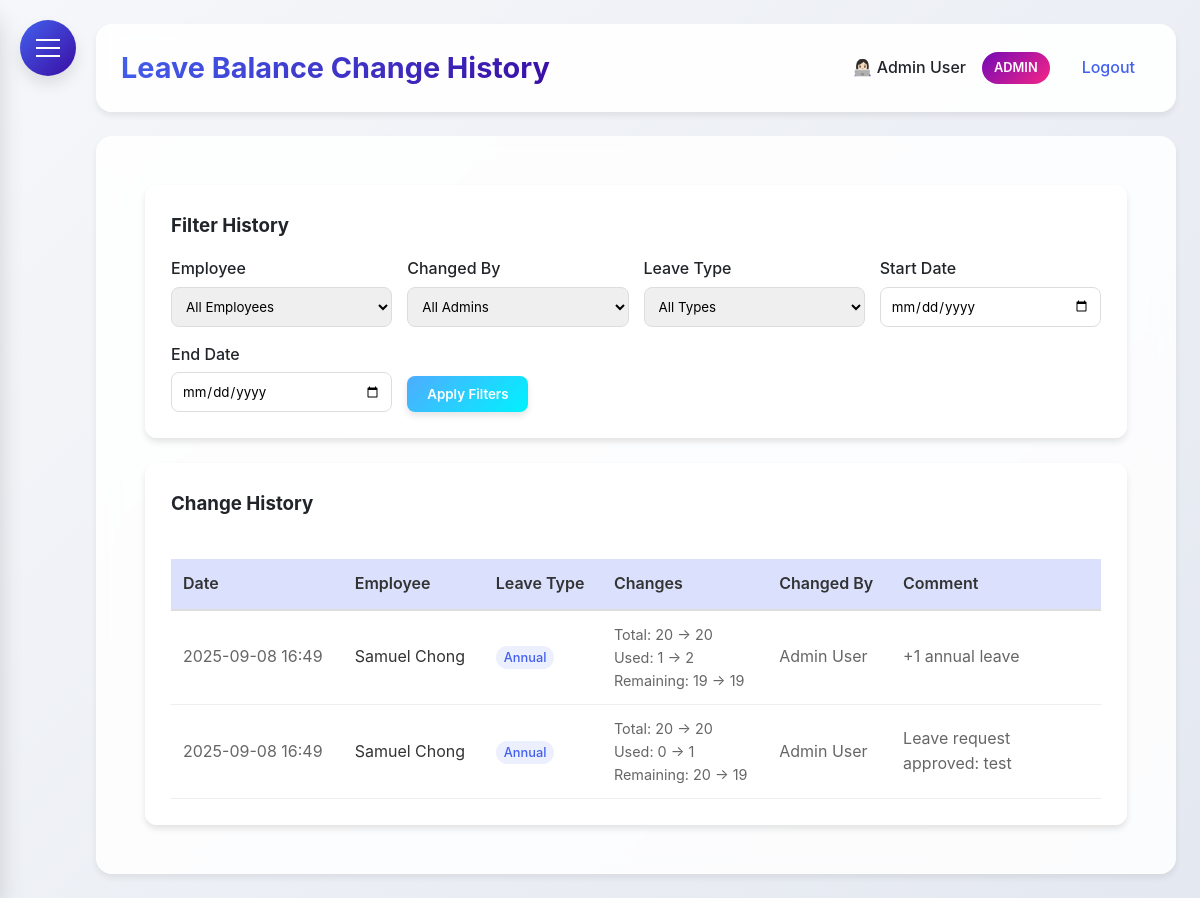
Screenshot of /leave_balance_history (signed in) with the database file from the repository.
### HerculesSystem.py (models this page shows, shortened)
class Employee(UserMixin, db.Model):
    id = db.Column(db.Integer, primary_key=True)
    username = db.Column(db.String(80), unique=True, nullable=False)
    password = db.Column(db.String(120), nullable=False)
    full_name = db.Column(db.String(120), nullable=False)
    email = db.Column(db.String(120), unique=True, nullable=False)
    nationality = db.Column(db.String(80), nullable=False)
    employee_id = db.Column(db.String(80), unique=True, nullable=False)
    hire_date = db.Column(db.Date)
    is_admin = db.Column(db.Boolean, default=False)
    user_type = db.Column(db.String(20), default='employee')
    last_clock_in = db.Column(db.DateTime)
    last_clock_out = db.Column(db.DateTime)
    last_lunch_start = db.Column(db.DateTime)
    last_lunch_end = db.Column(db.DateTime)
    leave_balances = db.relationship('LeaveBalance', back_populates='employee', lazy=True)

class LeaveBalanceHistory(db.Model):
    id = db.Column(db.Integer, primary_key=True)
    employee_id = db.Column(db.Integer, db.ForeignKey('employee.id'), nullable=False)
    admin_id = db.Column(db.Integer, db.ForeignKey('employee.id'), nullable=False)
    leave_type = db.Column(db.String(20), nullable=False)
    old_total = db.Column(db.Integer, default=0)
    new_total = db.Column(db.Integer, default=0)
    old_used = db.Column(db.Integer, default=0)
    new_used = db.Column(db.Integer, default=0)
    old_remaining = db.Column(db.Integer, default=0)
    new_remaining = db.Column(db.Integer, default=0)
    comment = db.Column(db.Text)
    created_at = db.Column(db.DateTime, default=datetime.utcnow)
    employee = db.relationship('Employee', foreign_keys=[employee_id], backref=db.backref('balance_changes', lazy=True))
    admin = db.relationship('Employee', foreign_keys=[admin_id])

### HerculesSystem.py (the view)
@app.route('/leave_balance_history')
@login_required
def leave_balance_history():
    if current_user.user_type not in ['admin', 'supervisor']:
        flash('You do not have permission to view leave balance history.', 'danger')
        return redirect(url_for('leaves'))
    employee_id = request.args.get('employee_id', '')
    admin_id = request.args.get('admin_id', '')
    leave_type = request.args.get('leave_type', '')
    start_date = request.args.get('start_date', '')
    end_date = request.args.get('end_date', '')
    query = LeaveBalanceHistory.query
    if employee_id:
        query = query.filter(LeaveBalanceHistory.employee_id == employee_id)
    if admin_id:
        query = query.filter(LeaveBalanceHistory.admin_id == admin_id)
    if leave_type:
        query = query.filter(LeaveBalanceHistory.leave_type == leave_type)
    if start_date:
        try:
            start_date_obj = datetime.strptime(start_date, '%d-%m-%y')
            query = query.filter(LeaveBalanceHistory.created_at >= start_date_obj)
        except ValueError:
            pass
    if end_date:
        try:
            end_date_obj = datetime.strptime(end_date, '%d-%m-%y')
            query = query.filter(LeaveBalanceHistory.created_at <= end_date_obj)
        except ValueError:
            pass
    history_records = query.order_by(LeaveBalanceHistory.created_at.desc()).all()
    employees = Employee.query.all()
    admins = Employee.query.filter(Employee.user_type.in_(['admin', 'supervisor'])).all()
    return render_template('leave_balance_history.html',
                         history_records=history_records,
                         employees=employees,
                         admins=admins)

### HerculesSystem.py (called while the page is built)
@app.after_request
def add_security_headers(response):
    response.headers['Permissions-Policy'] = 'geolocation=()'
    return response

@login_manager.user_loader
def load_user(user_id):
    return db.session.get(Employee, int(user_id))

@app.context_processor
def inject_now():
    return {'now': datetime.utcnow()}

@app.before_request
def before_request():
    if request.url.startswith('https://'):
        new_url = request.url.replace('https://', 'http://', 1)
        return redirect(new_url, code=301)

### templates/leave_balance_history.html (shortened to what this page needs)
{% extends "base.html" %}
{% block content %}
<div class="dashboard-container">
    <div class="glass" style="padding: 25px; border-radius: 12px; margin-bottom: 25px;">
        <h3 style="margin-bottom: 15px;">Filter History</h3>
        <form method="GET" action="{{ url_for('leave_balance_history') }}">
            <div style="display: grid; grid-template-columns: repeat(auto-fit, minmax(200px, 1fr)); gap: 15px; align-items: end;">
                <div>
                    <label style="display: block; margin-bottom: 5px; font-weight: 500;">Employee</label>
                    <select name="employee_id" style="width: 100%; padding: 10px; border-radius: 8px; border: 1px solid #ddd;">
                        <option value="">All Employees</option>
                    </select>
                </div>
                <div>
                    <label style="display: block; margin-bottom: 5px; font-weight: 500;">Changed By</label>
                    <select name="admin_id" style="width: 100%; padding: 10px; border-radius: 8px; border: 1px solid #ddd;">
                        <option value="">All Admins</option>
                    </select>
                </div>
                <div>
                    <label style="display: block; margin-bottom: 5px; font-weight: 500;">Leave Type</label>
                    <select name="leave_type" style="width: 100%; padding: 10px; border-radius: 8px; border: 1px solid #ddd;">
                        <option value="">All Types</option>
                    </select>
                </div>
                <div>
                    <label style="display: block; margin-bottom: 5px; font-weight: 500;">Start Date</label>
                    <input type="date" name="start_date" value="{{ request.args.get('start_date', '') }}" style="width: 100%; padding: 10px; border-radius: 8px; border: 1px solid #ddd;">
                </div>
                <div>
                    <label style="display: block; margin-bottom: 5px; font-weight: 500;">End Date</label>
                    <input type="date" name="end_date" value="{{ request.args.get('end_date', '') }}" style="width: 100%; padding: 10px; border-radius: 8px; border: 1px solid #ddd;">
                </div>
                <div style="display: flex; gap: 10px;">
                    <button type="submit" class="btn" style="background: linear-gradient(135deg, #4facfe 0%, #00f2fe 100%);">
                        Apply Filters
                    </button>
                </div>
            </div>
        </form>
    </div>
    <div class="glass" style="padding: 25px; border-radius: 12px;">
        <h3 style="margin-bottom: 20px;">Change History</h3>
        {% if history_records %}
        <div style="overflow-x: auto;">
            <table style="width: 100%; border-collapse: collapse;">
                <thead>
                    <tr style="background: rgba(67, 97, 238, 0.1);">
                        <th style="padding: 12px; text-align: left; border-bottom: 2px solid #ddd; font-weight: 600;">Date</th>
                        <th style="padding: 12px; text-align: left; border-bottom: 2px solid #ddd; font-weight: 600;">Employee</th>
                        <th style="padding: 12px; text-align: left; border-bottom: 2px solid #ddd; font-weight: 600;">Leave Type</th>
                        <th style="padding: 12px; text-align: left; border-bottom: 2px solid #ddd; font-weight: 600;">Changes</th>
                        <th style="padding: 12px; text-align: left; border-bottom: 2px solid #ddd; font-weight: 600;">Changed By</th>
                        <th style="padding: 12px; text-align: left; border-bottom: 2px solid #ddd; font-weight: 600;">Comment</th>
                    </tr>
                </thead>
                <tbody>
                    {% for record in history_records %}
                    <tr>
                        <td style="padding: 12px; border-bottom: 1px solid #eee; color: #666;">{{ record.created_at.strftime('%Y-%m-%d %H:%M') }}</td>
                        <td style="padding: 12px; border-bottom: 1px solid #eee; color: #333;">{{ record.employee.full_name }}</td>
                        <td style="padding: 12px; border-bottom: 1px solid #eee;">
                            <span style="
                                padding: 4px 8px;
                                border-radius: 12px;
                                font-size: 0.8rem;
                                font-weight: 500;
                                background: rgba(67, 97, 238, 0.1);
                                color: #4361ee;
                                text-transform: capitalize;
                            ">
                                {{ record.leave_type }}
                            </span>
                        </td>
                        <td style="padding: 12px; border-bottom: 1px solid #eee;">
                            <div style="font-size: 0.9rem;">
                                <div>Total: {{ record.old_total }} → {{ record.new_total }}</div>
                                <div>Used: {{ record.old_used }} → {{ record.new_used }}</div>
                                <div>Remaining: {{ record.old_remaining }} → {{ record.new_remaining }}</div>
                            </div>
                        </td>
                        <td style="padding: 12px; border-bottom: 1px solid #eee; color: #666;">{{ record.admin.full_name }}</td>
                        <td style="padding: 12px; border-bottom: 1px solid #eee; color: #666; max-width: 200px;">{{ record.comment or 'No comment' }}</td>
                    </tr>
                    {% endfor %}
                </tbody>
            </table>
        </div>
        {% else %}
        <p style="text-align: center; color: #666; padding: 40px;">No history records found.</p>
        {% endif %}
    </div>
</div>
{% endblock %}

### templates/base.html (shortened to what this page needs)
<!DOCTYPE html>
<html lang="en">
<head>
</head>
<body>
    <div class="hamburger-menu" id="hamburgerMenu">
        <span></span>
    </div>
    <div class="main-content" id="mainContent">
        <div class="header">
            <h1>{% block header %}Hercules HR{% endblock %}</h1>
            <div class="user-info">
                {% if current_user.is_authenticated %}
                <span>👩🏻‍💻 {{ current_user.full_name }}</span>
                {% if current_user.user_type == 'admin' %}
                <span class="admin-badge">ADMIN</span>
                {% endif %}
                <a href="{{ url_for('logout') }}">Logout</a>
                {% else %}
                <a href="{{ url_for('login') }}">Login</a>
                {% endif %}
            </div>
        </div>
        <div class="content">
            {% block content %}{% endblock %}
        </div>
    </div>
</body>
</html>

### templates/base.html (style rules this page uses)
:root { --primary: #4361ee; --secondary: #3a0ca3; --accent: #7209b7; --success: #4cc9f0; --danger: #f72585; --warning: #fca311; --info: #4895ef; --light: #f8f9fa; --dark: #212529; --gray: #6c757d; --gradient-primary: linear-gradient(135deg, #4361ee, #3a0ca3); --gradient-accent: linear-gradient(135deg, #7209b7, #f72585); --shadow-sm: 0 4px 6px rgba(0, 0, 0, 0.07); --shadow-md: 0 8px 15px rgba(0, 0, 0, 0.1); --shadow-lg: 0 15px 25px rgba(0, 0, 0, 0.15); --border-radius: 12px; --border-radius-lg: 16px; --border-radius-xl: 20px; --sidebar-radius: 20px; }
* { margin: 0; padding: 0; box-sizing: border-box; font-family: 'Inter', 'Segoe UI', system-ui, -apple-system, sans-serif; }
body { display: flex; min-height: 100vh; background: linear-gradient(135deg, #f5f7fa 0%, #e4e8f0 100%); color: var(--dark); line-height: 1.6; }
.glass { background: rgba(255, 255, 255, 0.85); backdrop-filter: blur(10px); border-radius: var(--border-radius); border: 1px solid rgba(255, 255, 255, 0.2); box-shadow: var(--shadow-sm); }
.hamburger-menu { position: fixed; top: 20px; left: 20px; z-index: 1000; cursor: pointer; background: var(--gradient-primary); border-radius: 50%; width: 56px; height: 56px; display: flex; align-items: center; justify-content: center; box-shadow: var(--shadow-md); transition: all 0.3s ease; }
.hamburger-menu span { display: block; width: 24px; height: 2px; background: #fff; position: relative; transition: all 0.3s cubic-bezier(0.4, 0, 0.2, 1); }
.hamburger-menu span:before, .hamburger-menu span:after { content: ''; position: absolute; width: 24px; height: 2px; background: #fff; transition: all 0.3s cubic-bezier(0.4, 0, 0.2, 1); }
.hamburger-menu span:before { top: -8px; }
.hamburger-menu span:after { top: 8px; }
.main-content { flex: 1; padding: 24px; margin-left: 0; transition: margin-left 0.3s cubic-bezier(0.4, 0, 0.2, 1); padding-left: 96px; }
.header { background: rgba(255, 255, 255, 0.9); backdrop-filter: blur(10px); padding: 20px 24px; border-radius: var(--border-radius-lg); box-shadow: var(--shadow-sm); display: flex; justify-content: space-between; align-items: center; margin-bottom: 24px; border: 1px solid rgba(255, 255, 255, 0.2); }
.header h1 { font-size: 1.8rem; font-weight: 700; background: var(--gradient-primary); -webkit-background-clip: text; background-clip: text; color: transparent; }
.user-info { display: flex; align-items: center; gap: 16px; }
.user-info span { color: var(--dark); font-weight: 500; }
.user-info .admin-badge { background: var(--gradient-accent); color: white; padding: 6px 12px; border-radius: 20px; font-size: 0.8rem; font-weight: 600; }
.user-info a { color: var(--primary); text-decoration: none; font-weight: 500; transition: all 0.2s ease; padding: 8px 16px; border-radius: 8px; }
.content { background: rgba(255, 255, 255, 0.85); backdrop-filter: blur(10px); padding: 28px; border-radius: var(--border-radius-lg); box-shadow: var(--shadow-sm); border: 1px solid rgba(255, 255, 255, 0.2); }
.btn { display: inline-block; padding: 12px 24px; border-radius: var(--border-radius); text-decoration: none; font-weight: 600; transition: all 0.3s ease; border: none; cursor: pointer; box-shadow: var(--shadow-sm); }
.content { animation: fadeIn 0.4s ease-out; }

### templates/leave_balance_history.html (style rules this page uses)
.dashboard-container { width: 100%; padding: 20px; }
.glass { background: rgba(255, 255, 255, 0.8); backdrop-filter: blur(10px); box-shadow: 0 4px 6px rgba(0, 0, 0, 0.1); }
.btn { display: inline-block; padding: 10px 20px; border-radius: 8px; text-decoration: none; font-weight: 600; transition: all 0.3s ease; color: white; box-shadow: 0 4px 6px rgba(0, 0, 0, 0.1); border: none; cursor: pointer; }
table { width: 100%; border-collapse: collapse; margin-top: 20px; }
th { background: rgba(67, 97, 238, 0.1); padding: 12px; text-align: left; border-bottom: 2px solid #ddd; font-weight: 600; color: #333; }
td { padding: 12px; border-bottom: 1px solid #eee; color: #666; }

### rows the page displays
Employee: full_name "Admin User"
LeaveBalanceHistory: created_at "2025-09-08 16:49", employee.full_name "Samuel Chong", leave_type "Annual", old_total "20", new_total "20", old_used "1", new_used "2", old_remaining "19", new_remaining "19", admin.full_name "Admin User", comment "+1 annual leave"
LeaveBalanceHistory: created_at "2025-09-08 16:49", employee.full_name "Samuel Chong", leave_type "Annual", old_total "20", new_total "20", old_used "0", new_used "1", old_remaining "20", new_remaining "19", admin.full_name "Admin User", comment "Leave request approved: test"
